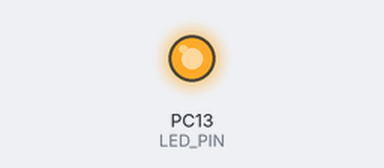
The sketch below on a simulated STM32 Blue Pill. Shown: output pins drawn as LEDs (lit = HIGH).

Above: at 1.1 s.
At 2.18 s:
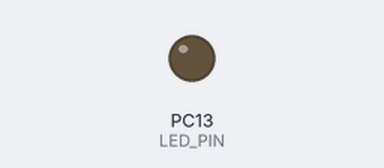
Timing chart, 0 to 3.8 s (numbered marks = the images above):
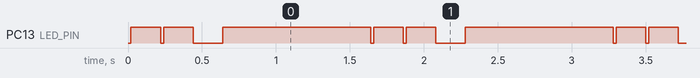

Measured:
- by itself, PC13 (LED_PIN): repeats every 1.6 s: LOW 0.02 s, HIGH 0.20 s, LOW 0.20 s, HIGH 1.0 s, LOW 0.02 s, HIGH 0.20 s
- by itself, everything shown: repeats every 1.6 s, in 4 steps

The sketch:

blink_blink.ino
```cpp
// the shipped blink example says the LED pin is PB1
#define LED_PIN PC13
void setup() {
  pinMode(LED_PIN, OUTPUT);
}
void loop() {
  digitalWrite(LED_PIN, LOW);  delay(20);
  digitalWrite(LED_PIN, HIGH); delay(200);
  digitalWrite(LED_PIN, LOW);  delay(20);
  digitalWrite(LED_PIN, HIGH); delay(200);
  digitalWrite(LED_PIN, LOW);  delay(200);
  digitalWrite(LED_PIN, HIGH); delay(1000);
}
```
